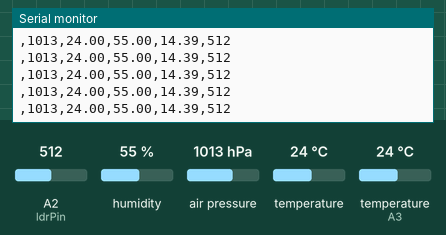
Bench run of a sketch on a simulated Arduino Uno, built with avr-gcc and run on an emulated ATmega328P. On the bench: the last lines printed to the serial monitor. The test bench sets the inputs (shaded band); at power-on: A2 (ldrPin) = 512, humidity 55 %, air pressure 1013 hPa, temperature 24 °C, temperature (sensor on A3) 24 °C.

Above: at 13.2 s.
13.3 s: A2 (ldrPin) set to 108
At 14.0 s:
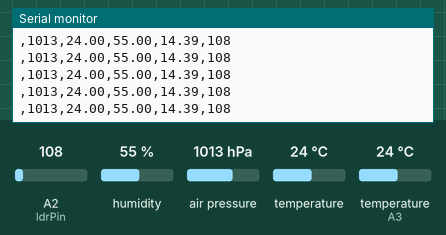
14.8 s: A2 (ldrPin) set to 90
At 15.8 s:
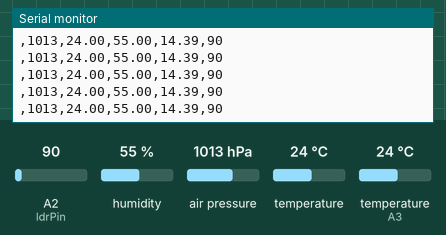
Timing chart, 0 to 17.3 s (numbered marks = the images above; inputs shaded):
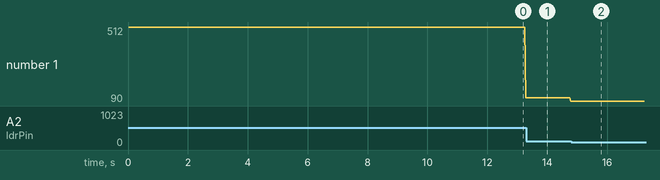

Measured:
- after the input at 13.3 s, the serial monitor: prints a new line at once (image 1)
- after the input at 14.8 s, the serial monitor: prints a new line at once (image 2)
- plotted number 1: 108 → 90 after the input at 13.3 s

The sketch:

WeatherLoggerToArduinoSerialOut.ino
```cpp
// A simple serial publisher of weather sensor data

// T robb 1 sep 12
// modded 31 oct 13
//modded 27 dec 14

#include <SPI.h>

#include <dht11.h>
#include <Wire.h>
#include <Adafruit_BMP085.h>

dht11 DHT11;

Adafruit_BMP085 bmp;

// define some variables

float temp_outdoor;
float humidity_outdoor;
float pressure_outdoor;
float rainTrigger;
float temp_indoor;
float light_indoor;

//define some hardware pins
#define raintriggerPin A0
#define rainPin A1
#define ldrPin A2
#define DHT11PIN A3

void setup()
{
  Serial.begin(9600);
  bmp.begin();
}

void loop()
{
  dhllRead();  // must read values from the sensor

//output serial data
// leading with a comma, who knows why, just cause corresponding python code
// is expecting it

 Serial.print(",");
 Serial.print((bmp.readPressure()/100));
 Serial.print(",");
 Serial.print(bmp.readTemperature());
 Serial.print(",");
 Serial.print((float)DHT11.humidity, 2);
 Serial.print(",");
 Serial.print(dewPointFast(bmp.readTemperature(), DHT11.humidity));
 Serial.print(",");
 Serial.println(analogRead(ldrPin));

//   FUNCTIONS

}

// Read humidity sensor
void dhllRead()
 {

  int chk = DHT11.read(DHT11PIN);

 }

// delta max = 0.6544 wrt dewPoint()
 // 5x faster than dewPoint()
 // reference: http://en.wikipedia.org/wiki/Dew_point
 double dewPointFast(double celsius, double humidity)
 {
         double a = 17.271;
         double b = 237.7;
         double temp = (a * celsius) / (b + celsius) + log(humidity/100);
         double Td = (b * temp) / (a - temp);
         return Td;
 }
```
